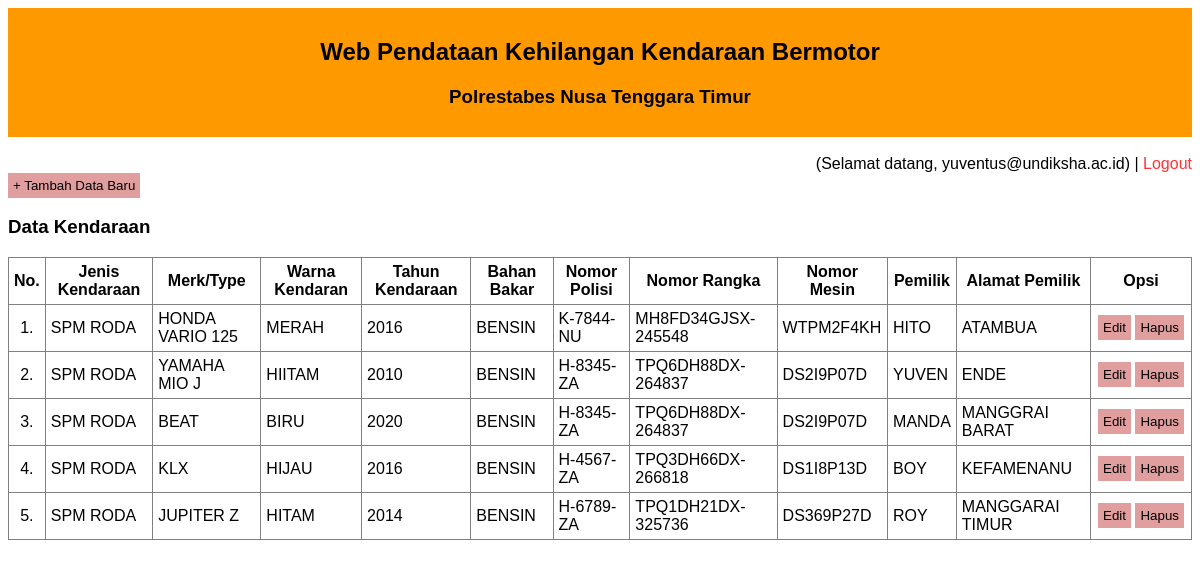
The app's page /index.php (signed in) with its own data.
### tables this page shows
CREATE TABLE `kendaraan` (
  `id` int(11) NOT NULL,
  `jenis` varchar(8) NOT NULL,
  `merk` varchar(50) NOT NULL,
  `warna` varchar(50) NOT NULL,
  `tahun` varchar(4) NOT NULL,
  `bbm` varchar(80) NOT NULL,
  `nopol` varchar(80) NOT NULL,
  `norangka` varchar(80) NOT NULL,
  `nomesin` varchar(80) NOT NULL,
  `pemilik` varchar(80) NOT NULL,
  `alamat` text NOT NULL,
  `gambar` varchar(50) NOT NULL
);

### index.php (the view, shortened to what this page needs)
<?php
include "+koneksi.php";
?>
<!DOCTYPE html>
<html>
<head>
	<link rel="stylesheet" type="text/css" href="style.css">
</head>
<body>
	<div class="judul">
		<h2>Web Pendataan Kehilangan Kendaraan Bermotor</h2>
		<h3>Polrestabes Nusa Tenggara Timur</h3>
	</div>
	<br />
	<div align="right">
		(Selamat datang, <?=$_SESSION['username']?>) |
		<a href="logout.php">
			<span style="color:#ff3333">Logout</span>
		</a>
	</div>
	<div align="left">
		<a href="form_tambah.php">
			<button>+ Tambah Data Baru</button>
		</a>
	</div>
	<h3>Data Kendaraan</h3>
	<div style="overflow: auto;">
		<table border="1" class="table">
			<tr>
				<th>No.</th>
				<th>Jenis Kendaraan</th>
				<th>Merk/Type</th>
				<th>Warna Kendaran</th>
				<th>Tahun Kendaraan</th>
				<th>Bahan Bakar</th>
				<th>Nomor Polisi</th>
				<th>Nomor Rangka</th>
				<th>Nomor Mesin</th>
				<th>Pemilik</th>
				<th>Alamat Pemilik</th>
				<th>Opsi</th>
			</tr>
			<?php
			$query = $con->query("SELECT * FROM kendaraan");
			$nomor = 1;
			while($data = $query->fetch(PDO::FETCH_ASSOC)) { ?>
				<tr>
					<td align="center"><?php echo $nomor++; ?>.</td>
					<td><?php echo $data['jenis']; ?></td>
					<td><?php echo $data['merk']; ?></td>
					<td><?php echo $data['warna']; ?></td>
					<td><?php echo $data['tahun']; ?></td>
					<td><?php echo $data['bbm']; ?></td>
					<td><?php echo $data['nopol']; ?></td>
					<td><?php echo $data['norangka']; ?></td>
					<td><?php echo $data['nomesin']; ?></td>
					<td><?php echo $data['pemilik']; ?></td>
					<td><?php echo $data['alamat']; ?></td>
					<td width="90px" align="center">
						<a href="form_edit.php?id=<?php echo $data['id']; ?>"><button>Edit</button></a>
						<a href="proses_hapus.php?id=<?php echo $data['id']; ?>" onclick="return confirm('Yakin hapus data?')"><button>Hapus</button></a>
					</td>
				</tr>
			<?php
			} ?>
		</table>
	</div>
</body>
</html>

### style.css (style rules this page uses)
body { font-family: Calibri, 'Trebuchet MS', sans-serif; }
.judul { background: #ff9900; padding: 10px; text-align: center; }
a { text-decoration: none; }
button { background-color: #e09e9e; border: 0px; padding: 5px; }
.table { border-collapse: collapse; }
.table tr th, .table tr td { padding: 5px; }

### records on screen
kendaraan: jenis "SPM RODA", merk "HONDA VARIO 125", warna "MERAH", tahun "2016", bbm "BENSIN", nopol "K-7844-NU", norangka "MH8FD34GJSX-245548", nomesin "WTPM2F4KH", pemilik "HITO", alamat "ATAMBUA"
kendaraan: jenis "SPM RODA", merk "YAMAHA MIO J", warna "HIITAM", tahun "2010", bbm "BENSIN", nopol "H-8345-ZA", norangka "TPQ6DH88DX-264837", nomesin "DS2I9P07D", pemilik "YUVEN", alamat "ENDE"
kendaraan: jenis "SPM RODA", merk "BEAT", warna "BIRU", tahun "2020", bbm "BENSIN", nopol "H-8345-ZA", norangka "TPQ6DH88DX-264837", nomesin "DS2I9P07D", pemilik "MANDA", alamat "MANGGRAI BARAT"
kendaraan: jenis "SPM RODA", merk "KLX", warna "HIJAU", tahun "2016", bbm "BENSIN", nopol "H-4567-ZA", norangka "TPQ3DH66DX-266818", nomesin "DS1I8P13D", pemilik "BOY", alamat "KEFAMENANU"
kendaraan: jenis "SPM RODA", merk "JUPITER Z", warna "HITAM", tahun "2014", bbm "BENSIN", nopol "H-6789-ZA", norangka "TPQ1DH21DX-325736", nomesin "DS369P27D", pemilik "ROY", alamat "MANGGARAI TIMUR"

### other values on screen
$_SESSION['username'] "yuventus@undiksha.ac.id"
